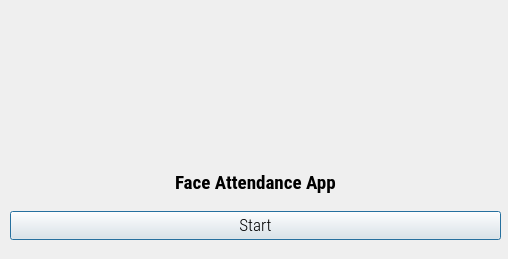
<?xml version="1.0" encoding="UTF-8"?>
<ui version="4.0">
 <class>Dialog</class>
 <widget class="QDialog" name="Dialog">
  <property name="geometry">
   <rect>
    <x>0</x>
    <y>0</y>
    <width>508</width>
    <height>259</height>
   </rect>
  </property>
  <property name="minimumSize">
   <size>
    <width>508</width>
    <height>259</height>
   </size>
  </property>
  <property name="maximumSize">
   <size>
    <width>508</width>
    <height>259</height>
   </size>
  </property>
  <property name="windowTitle">
   <string>Face Attendance App</string>
  </property>
  <property name="windowIcon">
   <iconset resource="resource.qrc">
    <normaloff>:/icon/icon.png</normaloff>:/icon/icon.png</iconset>
  </property>
  <widget class="QLabel" name="logolabel">
   <property name="geometry">
    <rect>
     <x>0</x>
     <y>0</y>
     <width>500</width>
     <height>133</height>
    </rect>
   </property>
   <property name="styleSheet">
    <string notr="true">background-image: url(:/logo/logo.png);</string>
   </property>
   <property name="text">
    <string/>
   </property>
   <property name="pixmap">
    <pixmap resource="resource.qrc">:/logo/logo.png</pixmap>
   </property>
   <property name="scaledContents">
    <bool>true</bool>
   </property>
  </widget>
  <widget class="QWidget" name="verticalLayoutWidget">
   <property name="geometry">
    <rect>
     <x>10</x>
     <y>160</y>
     <width>491</width>
     <height>80</height>
    </rect>
   </property>
   <layout class="QVBoxLayout" name="verticalLayout">
    <item>
     <layout class="QHBoxLayout" name="horizontalLayout">
      <item alignment="Qt::AlignHCenter">
       <widget class="QLabel" name="filelabel">
        <property name="font">
         <font>
          <family>Roboto Condensed</family>
          <pointsize>14</pointsize>
          <weight>75</weight>
          <bold>true</bold>
         </font>
        </property>
        <property name="text">
         <string>Face Attendance App</string>
        </property>
       </widget>
      </item>
     </layout>
    </item>
    <item>
     <widget class="QPushButton" name="runButton">
      <property name="font">
       <font>
        <family>Roboto Condensed Light</family>
        <pointsize>13</pointsize>
       </font>
      </property>
      <property name="text">
       <string>Start</string>
      </property>
     </widget>
    </item>
   </layout>
  </widget>
 </widget>
 <resources>
  <include location="resource.qrc"/>
 </resources>
 <connections/>
</ui>
